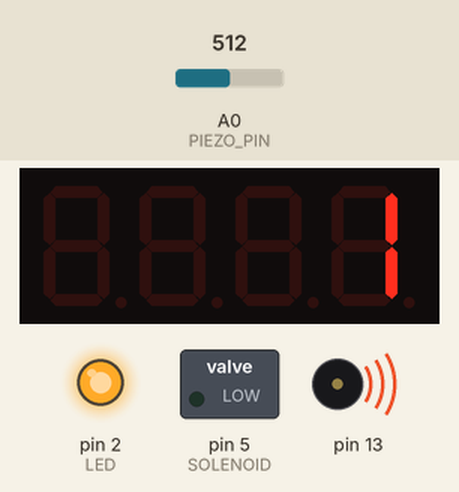
Bench run of a sketch on a simulated Arduino Uno, built with avr-gcc and run on an emulated ATmega328P. Shown: 4-digit seven-segment display, switched loads named in the sketch (green lamp = pin HIGH), output pins drawn as LEDs (lit = HIGH), buzzer (waves = sounding). Inputs (shaded band) come from the test bench; at power-on: A0 (PIEZO_PIN) = 512. What the sketch prints to the serial monitor is not drawn.

Above: at 2.3 s.
2.4 s: A0 (PIEZO_PIN) set to 53
6.0 s: A0 (PIEZO_PIN) set to 48
At 7.3 s:
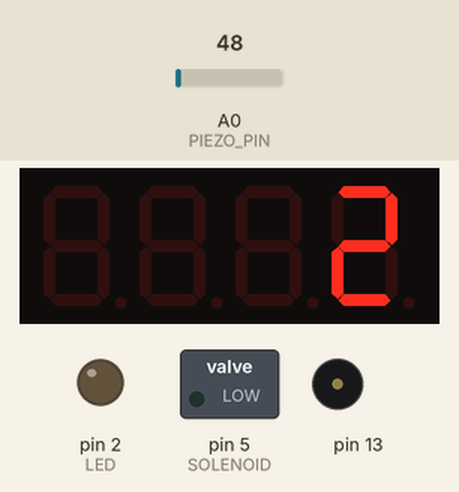
8.1 s: A0 (PIEZO_PIN) set to 122
At 11.21 s:
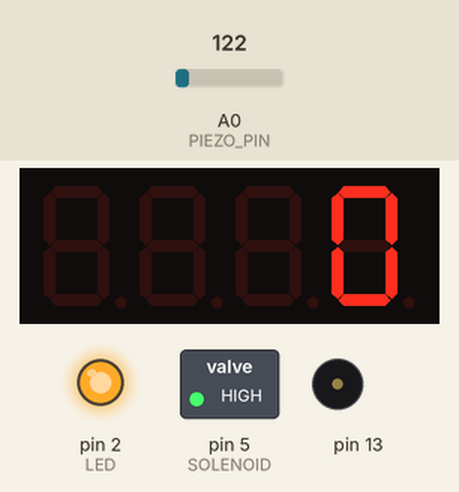
Timing chart, 0 to 19.2 s (numbered marks = the images above; inputs shaded):
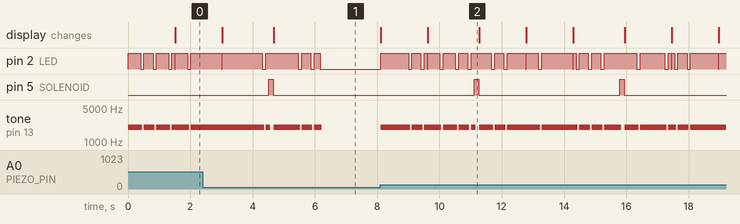

Measured:
- the behaviour switches between 51 and 50 on A0 (PIEZO_PIN) (found by bisection; images 0 and 1)
- after the input at 6.0 s, pin 2 (LED): goes on until 6.2 s, then stays LOW
- after the input at 8.1 s, pin 2 (LED): LOW → HIGH at once, → LOW 0.89 s later, → HIGH 0.11 s later, → LOW 0.29 s later, … (41 changes in this stretch); pin 5 (SOLENOID): alternates HIGH for 0.15 s and LOW for 4.5 s, starting after 3.0 s
- by itself, tone on pin 13: plays 2000 Hz for 0.14 s, 2000 Hz for 0.85 s, 2000 Hz for 0.34 s, 2000 Hz for 0.02 s

The sketch:

InteractiveCake.ino
```cpp
#include <Wire.h> // Enable this line if using Arduino Uno, Mega, etc.
#include <Adafruit_GFX.h>
#include "Adafruit_LEDBackpack.h"
/******************************************************************************

When the piezo vibration sensor is triggered countdown the timer by 1,
then when countdown gets to zero activate the solenoid.


******************************************************************************/
Adafruit_7segment matrix = Adafruit_7segment();
const int PIEZO_PIN = A0; // Piezo output
int LED = 2; //the pin we connect the LED
int SOLENOID = 5; //the pin we connect the Solenoid
int flickerInterval = 100;
unsigned long startFlickerTime = 0;
const int VIBRATION_LEVEL_FOR_HIT=50;
const int HITS_TO_ACTIVATE = 3;
int countDownValue = HITS_TO_ACTIVATE;

unsigned long lastHit = 0;
unsigned long timeToReactToHit = 1500;

boolean areFlickering = false;
boolean reactingToHit = false;
int tonePlayTime = 500;
int vibrationLevel = 0;
void setup()
{
  Serial.begin(9600);
  matrix.begin(0x70);
  pinMode(LED, OUTPUT); //set the LED pin as OUTPUT
  pinMode(SOLENOID, OUTPUT); //set the SOLENOID pin as OUTPUT
  digitalWrite(SOLENOID, LOW); // make sure solenoid is off
  matrix.print(countDownValue);
  matrix.writeDisplay();
}

void loop()
{

  // Read Piezo ADC value in, and convert it to a voltage
  if(!reactingToHit){
    vibrationLevel = analogRead(PIEZO_PIN);
    Serial.println(vibrationLevel);
  }

  if(vibrationLevel > VIBRATION_LEVEL_FOR_HIT){
    // if not currently reacting to a hit read the time (i.e. it's a new hit)
    if(!reactingToHit){
      lastHit = millis();
      countDownValue= countDownValue - 1;
      matrix.print(countDownValue);
      matrix.writeDisplay();
    }
    reactingToHit = true;
    Serial.println("HIT");
    if(!areFlickering){
      digitalWrite(LED, HIGH); //write 1 or HIGH to led pin
      tone(13, 2000, 50);
    }

  }

  // see if time has run out for us to respond to hit
  if(millis() - lastHit > timeToReactToHit){
    // we've responded to the hit long enough
    reactingToHit = false;
    lastHit = 0;
    if(countDownValue==0){
      digitalWrite(SOLENOID, HIGH);
      delay(150);
      digitalWrite(SOLENOID, LOW);

      countDownValue = HITS_TO_ACTIVATE;
      matrix.print(countDownValue);
      matrix.writeDisplay();
    }


  }
  int mod = (millis()-lastHit)%100;

  if(reactingToHit && mod ==0){
    if(!areFlickering){
     startFlickerTime = millis();
    }
    areFlickering=true;
  }
  if(areFlickering){
    digitalWrite(LED, LOW); //write 0 or LOW to led pin

  }
  if(millis()-startFlickerTime > flickerInterval){
    areFlickering = false;
    startFlickerTime = 0;
  }
  if (!reactingToHit){
    vibrationLevel = 0;
    digitalWrite(LED, LOW); //write 0 or LOW to led pin
  }

}
```
